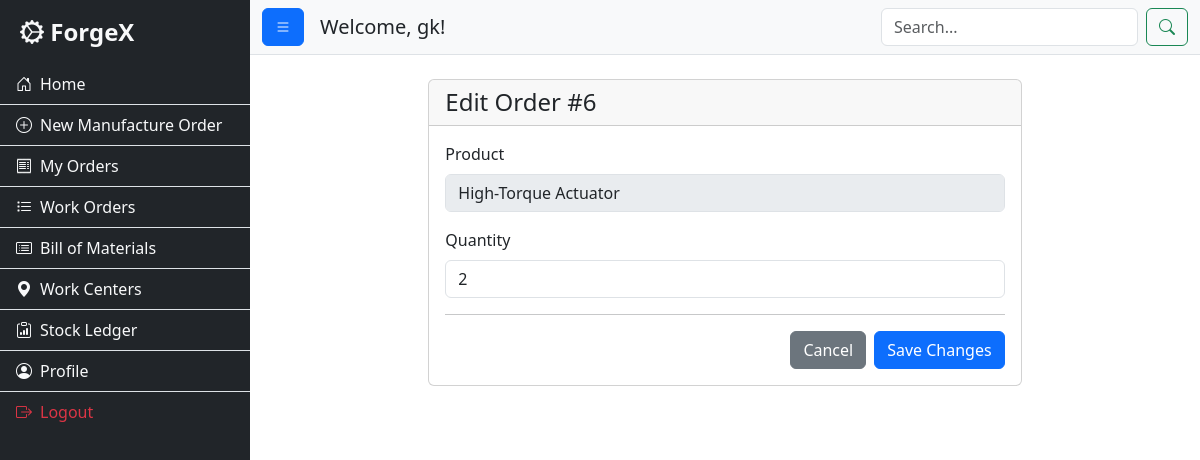
/order/edit/6 (signed in), run on the app's committed database.
### app.py (models this page shows)
class CustomerOrder(db.Model):
    id = db.Column(db.Integer, primary_key=True)
    customer_id = db.Column(db.Integer, db.ForeignKey('user.id'), nullable=False)
    product_name = db.Column(db.String(100), nullable=False)
    is_custom = db.Column(db.Boolean, default=False)
    description = db.Column(db.Text, nullable=True)
    quantity = db.Column(db.Integer, nullable=False)
    status = db.Column(db.String(50), default='Pending')
    created_at = db.Column(db.DateTime, default=datetime.datetime.utcnow)
    manufacturing_order_id = db.Column(db.Integer, db.ForeignKey('manufacturing_order.id'), nullable=True)
    manufacturing_order = db.relationship('ManufacturingOrder', backref='customer_order', uselist=False)

### app.py (the view, shortened to what this page needs)
@app.route('/order/edit/<int:order_id>', methods=['GET', 'POST'])
@login_required
@role_required('customer')
def edit_order(order_id):
    order_to_edit = CustomerOrder.query.get_or_404(order_id)
    user = User.query.filter_by(username=session['username']).first()
    if order_to_edit.customer_id != user.id:
        flash("You do not have permission to edit this order.", "danger")
        return redirect(url_for('my_orders'))
    if order_to_edit.status not in ['Pending', 'Pending Quote']:
        flash("This order can no longer be edited as it is already in process.", "warning")
        return redirect(url_for('my_orders'))
    return render_template('edit_order.html', order=order_to_edit)

### app.py (called while the page is built)
def login_required(f):
    @wraps(f)
    def decorated_function(*args, **kwargs):
        if 'username' not in session:
            flash("Please log in to access this page.", "warning")
            return redirect(url_for('login'))
        user = User.query.filter_by(username=session['username']).first()
        if not user:
            session.clear()
            flash("Your login session was invalid. Please log in again.", "danger")
            return redirect(url_for('login'))
        return f(*args, **kwargs)
    return decorated_function

def role_required(required_role):
    def decorator(f):
        @wraps(f)
        def decorated_function(*args, **kwargs):
            if session.get('role') != required_role:
                flash("You do not have permission to access this page.", "danger")
                return redirect(url_for('index'))
            return f(*args, **kwargs)
        return decorated_function
    return decorator

### templates/edit_order.html
{% extends "layout.html" %}
{% block content %}
<div class="row justify-content-center">
    <div class="col-md-8">
        <div class="card">
            <div class="card-header">
                <h4 class="mb-0">Edit Order #{{ order.id }}</h4>
            </div>
            <div class="card-body">
                <form method="post" action="{{ url_for('edit_order', order_id=order.id) }}">
                    {% if order.is_custom %}
                    <div class="mb-3">
                        <label class="form-label">Product Name</label>
                        <input type="text" name="product_name" class="form-control" value="{{ order.product_name }}" required>
                    </div>
                    <div class="mb-3">
                        <label class="form-label">Quantity</label>
                        <input type="number" name="quantity" class="form-control" value="{{ order.quantity }}" min="1" required>
                    </div>
                    <div class="mb-3">
                        <label class="form-label">Description & Specifications</label>
                        <textarea name="description" class="form-control" rows="4" required>{{ order.description }}</textarea>
                    </div>
                    {% else %}
                    <div class="mb-3">
                        <label class="form-label">Product</label>
                        <input type="text" class="form-control" value="{{ order.product_name }}" disabled>
                    </div>
                    <div class="mb-3">
                        <label class="form-label">Quantity</label>
                        <input type="number" name="quantity" class="form-control" value="{{ order.quantity }}" min="1" required>
                    </div>
                    {% endif %}
                    <hr>
                    <div class="d-flex justify-content-end">
                        <a href="{{ url_for('my_orders') }}" class="btn btn-secondary me-2">Cancel</a>
                        <button type="submit" class="btn btn-primary">Save Changes</button>
                    </div>
                </form>
            </div>
        </div>
    </div>
</div>
{% endblock %}

### static/css/style.css (style rules this page uses)
body { overflow-x: hidden; }

### data on the page
CustomerOrder: id "6", product_name "High-Torque Actuator", quantity "2"

### other printed values
{{ session.username }} "gk"
